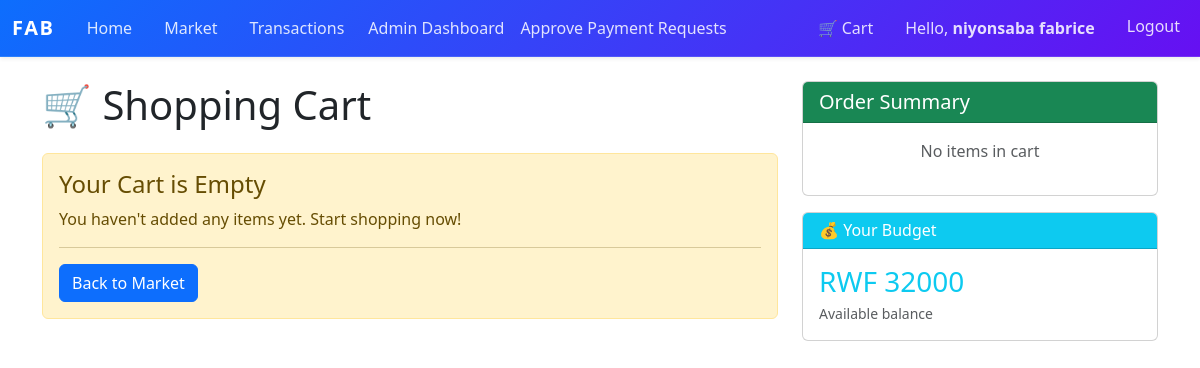
/cart (signed in), run on an earlier commit of the app's database.
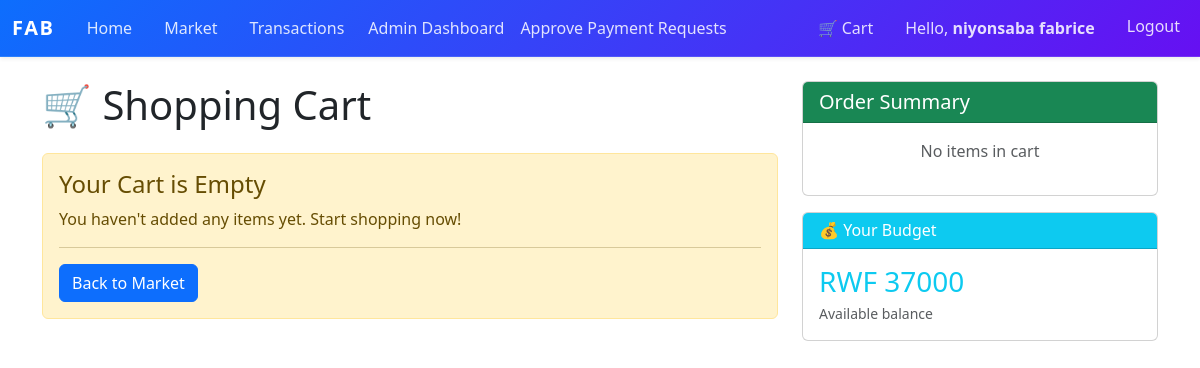
And on a later commit of the database.
### market/models.py (models this page shows, shortened)
class User(db.Model, UserMixin):  # ✅ FIXED: only ONE User class (merged both into this one)
    __tablename__ = 'user'
    id               = db.Column(db.Integer, primary_key=True)
    username         = db.Column(db.String(100), nullable=False, unique=True)
    email_address    = db.Column(db.String(120), nullable=False, unique=True)
    password_hash    = db.Column(db.String(200), nullable=False)
    budget           = db.Column(db.Integer, nullable=False, default=1000)
    items            = db.relationship('Item', backref='owned_user', lazy=True)
    top_up_requests  = db.relationship(
                            'TopUpRequest',
                            backref='requester',           # ✅ FIXED: renamed backref to avoid clash with Transaction backref 'user'
                            lazy=True,
                            foreign_keys='TopUpRequest.user_id'
                        )
    transactions     = db.relationship('Transaction', backref='user', lazy=True)  # ✅ FIXED: moved here from duplicate class
    @property
    def password(self):
        raise AttributeError('Password is not a readable attribute!')

### market/routes.py (the view)
@app.route('/cart')
@login_required
def view_cart():
    cart = session.get('cart', [])
    total_price = sum(i['price'] * i['quantity'] for i in cart)
    form = CheckoutForm()
    return render_template('cart.html', cart=cart, total_price=total_price, form=form)

### market/models.py (called while the page is built)
@login_manager.user_loader
def load_user(user_id):
    return db.session.get(User, int(user_id))  # ✅ FIXED: replaced deprecated User.query.get()

### market/templates/cart.html (shortened to what the changed rows need)
{% extends "base.html" %}
{% block content %}
<div class="row">
    <div class="col-md-8">
        <h1 class="mb-4">🛒 Shopping Cart</h1>
    </div>
    <div class="col-md-4">
        <div class="card mt-3">
            <div class="card-body">
                <h3 class="text-info mb-1">RWF {{ current_user.budget }}</h3>
                <p class="mb-0 small text-muted">Available balance</p>
            </div>
        </div>
{% endblock %}

### market/templates/base.html (shortened to what this page needs)
<!DOCTYPE html>
<html lang="en">
<head>
    <link href="https://cdn.jsdelivr.net/npm/bootstrap@5.3.0/dist/css/bootstrap.min.css" rel="stylesheet">
</head>
<body>
<nav class="navbar navbar-expand-lg navbar-dark navbar-custom shadow-sm">
    <div class="container-fluid">
        <a class="navbar-brand" href="{{ url_for('home_page') }}">FAB</a>
        <div class="collapse navbar-collapse" id="navbarNav">
            <ul class="navbar-nav me-auto nav-pills">
                <li class="nav-item">
                    <a class="nav-link px-3" href="{{ url_for('home_page') }}">Home</a>
                </li>
                {% if current_user.is_authenticated %}
                <li class="nav-item">
                    <a class="nav-link px-3" href="{{ url_for('market_page') }}">Market</a>
                </li>
                <li class="nav-item">
                    <a class="nav-link px-3" href="{{ url_for('transaction_history') }}">Transactions</a>
                </li>
                {% if current_user.id == 1 %}
                <li class="nav-item">
                    <a class="nav-link" href="{{ url_for('admin_dashboard') }}">Admin Dashboard</a>
                </li>
                <li class="nav-item">
                    <a class="nav-link" href="{{ url_for('top_up_requests') }}">Approve Payment Requests</a>
                </li>
                {% endif %}
                {% endif %}
            </ul>
            <ul class="navbar-nav">
                {% if current_user.is_authenticated %}
                    <li class="nav-item">
                        <a class="nav-link px-3" href="{{ url_for('view_cart') }}">
                            🛒 Cart
                            {% set cart = session.get('cart', []) %}
                        </a>
                    </li>
                    <li class="nav-item">
                        <span class="nav-link px-3 text-white-75">Hello, <strong>{{ current_user.username }}</strong></span>
                    </li>
                    <li class="nav-item">
                        <a class="nav-link btn btn-sm btn-outline-light ms-2" href="{{ url_for('logout_page') }}">Logout</a>
                    </li>
                {% endif %}
            </ul>
        </div>
    </div>
</nav>
<div class="container mt-4">
    {% block content %}
    {% endblock %}
</div>
</body>
</html>

What changed in the data, as far as the page shows it:
changed User "niyonsaba fabrice": budget "32000" → "37000"
